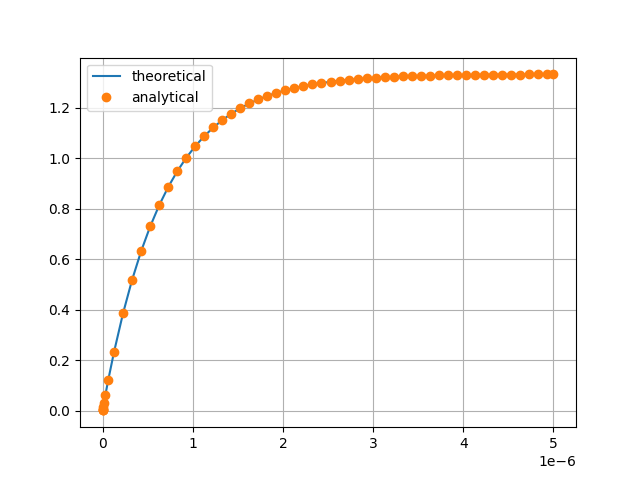

Write Python code to recreate this figure.
import numpy as np
import matplotlib.pyplot as plt
import scipy as sy


data=np.loadtxt('./2.8.dat',dtype='double')

time=data[:,0]
v_anal=data[:,1]

def v_theo(t):
    if t>=0:
        return 4*(1-np.exp(-3*t/2*1e6))/3
    else:
        return 0

v_theo_vec=np.vectorize(v_theo)
plt.plot(time,v_theo_vec(time),label='theoretical')
plt.plot(time,v_anal,'o',label='analytical')
plt.legend()
plt.grid()
plt.savefig('./2.8.png')
plt.show()


